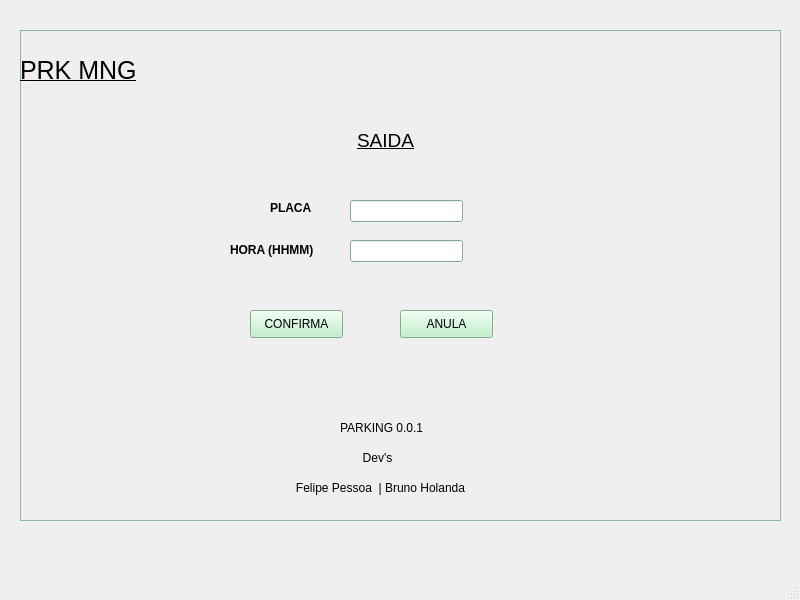
<?xml version="1.0" encoding="UTF-8"?>
<ui version="4.0">
 <class>Tela_Saida</class>
 <widget class="QMainWindow" name="Tela_Saida">
  <property name="geometry">
   <rect>
    <x>0</x>
    <y>0</y>
    <width>800</width>
    <height>600</height>
   </rect>
  </property>
  <property name="windowTitle">
   <string>MainWindow</string>
  </property>
  <widget class="QWidget" name="centralwidget">
   <widget class="QFrame" name="frame">
    <property name="geometry">
     <rect>
      <x>20</x>
      <y>30</y>
      <width>761</width>
      <height>491</height>
     </rect>
    </property>
    <property name="palette">
     <palette>
      <active>
       <colorrole role="WindowText">
        <brush brushstyle="SolidPattern">
         <color alpha="255">
          <red>0</red>
          <green>0</green>
          <blue>0</blue>
         </color>
        </brush>
       </colorrole>
       <colorrole role="Button">
        <brush brushstyle="SolidPattern">
         <color alpha="255">
          <red>182</red>
          <green>240</green>
          <blue>196</blue>
         </color>
        </brush>
       </colorrole>
       <colorrole role="Light">
        <brush brushstyle="SolidPattern">
         <color alpha="255">
          <red>255</red>
          <green>255</green>
          <blue>255</blue>
         </color>
        </brush>
       </colorrole>
       <colorrole role="Midlight">
        <brush brushstyle="SolidPattern">
         <color alpha="255">
          <red>218</red>
          <green>247</green>
          <blue>225</blue>
         </color>
        </brush>
       </colorrole>
       <colorrole role="Dark">
        <brush brushstyle="SolidPattern">
         <color alpha="255">
          <red>91</red>
          <green>120</green>
          <blue>98</blue>
         </color>
        </brush>
       </colorrole>
       <colorrole role="Mid">
        <brush brushstyle="SolidPattern">
         <color alpha="255">
          <red>121</red>
          <green>160</green>
          <blue>131</blue>
         </color>
        </brush>
       </colorrole>
       <colorrole role="Text">
        <brush brushstyle="SolidPattern">
         <color alpha="255">
          <red>0</red>
          <green>0</green>
          <blue>0</blue>
         </color>
        </brush>
       </colorrole>
       <colorrole role="BrightText">
        <brush brushstyle="SolidPattern">
         <color alpha="255">
          <red>255</red>
          <green>255</green>
          <blue>255</blue>
         </color>
        </brush>
       </colorrole>
       <colorrole role="ButtonText">
        <brush brushstyle="SolidPattern">
         <color alpha="255">
          <red>0</red>
          <green>0</green>
          <blue>0</blue>
         </color>
        </brush>
       </colorrole>
       <colorrole role="Base">
        <brush brushstyle="SolidPattern">
         <color alpha="255">
          <red>255</red>
          <green>255</green>
          <blue>255</blue>
         </color>
        </brush>
       </colorrole>
       <colorrole role="Window">
        <brush brushstyle="SolidPattern">
         <color alpha="255">
          <red>182</red>
          <green>240</green>
          <blue>196</blue>
         </color>
        </brush>
       </colorrole>
       <colorrole role="Shadow">
        <brush brushstyle="SolidPattern">
         <color alpha="255">
          <red>0</red>
          <green>0</green>
          <blue>0</blue>
         </color>
        </brush>
       </colorrole>
       <colorrole role="AlternateBase">
        <brush brushstyle="SolidPattern">
         <color alpha="255">
          <red>218</red>
          <green>247</green>
          <blue>225</blue>
         </color>
        </brush>
       </colorrole>
       <colorrole role="ToolTipBase">
        <brush brushstyle="SolidPattern">
         <color alpha="255">
          <red>255</red>
          <green>255</green>
          <blue>220</blue>
         </color>
        </brush>
       </colorrole>
       <colorrole role="ToolTipText">
        <brush brushstyle="SolidPattern">
         <color alpha="255">
          <red>0</red>
          <green>0</green>
          <blue>0</blue>
         </color>
        </brush>
       </colorrole>
      </active>
      <inactive>
       <colorrole role="WindowText">
        <brush brushstyle="SolidPattern">
         <color alpha="255">
          <red>0</red>
          <green>0</green>
          <blue>0</blue>
         </color>
        </brush>
       </colorrole>
       <colorrole role="Button">
        <brush brushstyle="SolidPattern">
         <color alpha="255">
          <red>182</red>
          <green>240</green>
          <blue>196</blue>
         </color>
        </brush>
       </colorrole>
       <colorrole role="Light">
        <brush brushstyle="SolidPattern">
         <color alpha="255">
          <red>255</red>
          <green>255</green>
          <blue>255</blue>
         </color>
        </brush>
       </colorrole>
       <colorrole role="Midlight">
        <brush brushstyle="SolidPattern">
         <color alpha="255">
          <red>218</red>
          <green>247</green>
          <blue>225</blue>
         </color>
        </brush>
       </colorrole>
       <colorrole role="Dark">
        <brush brushstyle="SolidPattern">
         <color alpha="255">
          <red>91</red>
          <green>120</green>
          <blue>98</blue>
         </color>
        </brush>
       </colorrole>
       <colorrole role="Mid">
        <brush brushstyle="SolidPattern">
         <color alpha="255">
          <red>121</red>
          <green>160</green>
          <blue>131</blue>
         </color>
        </brush>
       </colorrole>
       <colorrole role="Text">
        <brush brushstyle="SolidPattern">
         <color alpha="255">
          <red>0</red>
          <green>0</green>
          <blue>0</blue>
         </color>
        </brush>
       </colorrole>
       <colorrole role="BrightText">
        <brush brushstyle="SolidPattern">
         <color alpha="255">
          <red>255</red>
          <green>255</green>
          <blue>255</blue>
         </color>
        </brush>
       </colorrole>
       <colorrole role="ButtonText">
        <brush brushstyle="SolidPattern">
         <color alpha="255">
          <red>0</red>
          <green>0</green>
          <blue>0</blue>
         </color>
        </brush>
       </colorrole>
       <colorrole role="Base">
        <brush brushstyle="SolidPattern">
         <color alpha="255">
          <red>255</red>
          <green>255</green>
          <blue>255</blue>
         </color>
        </brush>
       </colorrole>
       <colorrole role="Window">
        <brush brushstyle="SolidPattern">
         <color alpha="255">
          <red>182</red>
          <green>240</green>
          <blue>196</blue>
         </color>
        </brush>
       </colorrole>
       <colorrole role="Shadow">
        <brush brushstyle="SolidPattern">
         <color alpha="255">
          <red>0</red>
          <green>0</green>
          <blue>0</blue>
         </color>
        </brush>
       </colorrole>
       <colorrole role="AlternateBase">
        <brush brushstyle="SolidPattern">
         <color alpha="255">
          <red>218</red>
          <green>247</green>
          <blue>225</blue>
         </color>
        </brush>
       </colorrole>
       <colorrole role="ToolTipBase">
        <brush brushstyle="SolidPattern">
         <color alpha="255">
          <red>255</red>
          <green>255</green>
          <blue>220</blue>
         </color>
        </brush>
       </colorrole>
       <colorrole role="ToolTipText">
        <brush brushstyle="SolidPattern">
         <color alpha="255">
          <red>0</red>
          <green>0</green>
          <blue>0</blue>
         </color>
        </brush>
       </colorrole>
      </inactive>
      <disabled>
       <colorrole role="WindowText">
        <brush brushstyle="SolidPattern">
         <color alpha="255">
          <red>91</red>
          <green>120</green>
          <blue>98</blue>
         </color>
        </brush>
       </colorrole>
       <colorrole role="Button">
        <brush brushstyle="SolidPattern">
         <color alpha="255">
          <red>182</red>
          <green>240</green>
          <blue>196</blue>
         </color>
        </brush>
       </colorrole>
       <colorrole role="Light">
        <brush brushstyle="SolidPattern">
         <color alpha="255">
          <red>255</red>
          <green>255</green>
          <blue>255</blue>
         </color>
        </brush>
       </colorrole>
       <colorrole role="Midlight">
        <brush brushstyle="SolidPattern">
         <color alpha="255">
          <red>218</red>
          <green>247</green>
          <blue>225</blue>
         </color>
        </brush>
       </colorrole>
       <colorrole role="Dark">
        <brush brushstyle="SolidPattern">
         <color alpha="255">
          <red>91</red>
          <green>120</green>
          <blue>98</blue>
         </color>
        </brush>
       </colorrole>
       <colorrole role="Mid">
        <brush brushstyle="SolidPattern">
         <color alpha="255">
          <red>121</red>
          <green>160</green>
          <blue>131</blue>
         </color>
        </brush>
       </colorrole>
       <colorrole role="Text">
        <brush brushstyle="SolidPattern">
         <color alpha="255">
          <red>91</red>
          <green>120</green>
          <blue>98</blue>
         </color>
        </brush>
       </colorrole>
       <colorrole role="BrightText">
        <brush brushstyle="SolidPattern">
         <color alpha="255">
          <red>255</red>
          <green>255</green>
          <blue>255</blue>
         </color>
        </brush>
       </colorrole>
       <colorrole role="ButtonText">
        <brush brushstyle="SolidPattern">
         <color alpha="255">
          <red>91</red>
          <green>120</green>
          <blue>98</blue>
         </color>
        </brush>
       </colorrole>
       <colorrole role="Base">
        <brush brushstyle="SolidPattern">
         <color alpha="255">
          <red>182</red>
          <green>240</green>
          <blue>196</blue>
         </color>
        </brush>
       </colorrole>
       <colorrole role="Window">
        <brush brushstyle="SolidPattern">
         <color alpha="255">
          <red>182</red>
          <green>240</green>
          <blue>196</blue>
         </color>
        </brush>
       </colorrole>
       <colorrole role="Shadow">
        <brush brushstyle="SolidPattern">
         <color alpha="255">
          <red>0</red>
          <green>0</green>
          <blue>0</blue>
         </color>
        </brush>
       </colorrole>
       <colorrole role="AlternateBase">
        <brush brushstyle="SolidPattern">
         <color alpha="255">
          <red>182</red>
          <green>240</green>
          <blue>196</blue>
         </color>
        </brush>
       </colorrole>
       <colorrole role="ToolTipBase">
        <brush brushstyle="SolidPattern">
         <color alpha="255">
          <red>255</red>
          <green>255</green>
          <blue>220</blue>
         </color>
        </brush>
       </colorrole>
       <colorrole role="ToolTipText">
        <brush brushstyle="SolidPattern">
         <color alpha="255">
          <red>0</red>
          <green>0</green>
          <blue>0</blue>
         </color>
        </brush>
       </colorrole>
      </disabled>
     </palette>
    </property>
    <property name="frameShape">
     <enum>QFrame::StyledPanel</enum>
    </property>
    <property name="frameShadow">
     <enum>QFrame::Raised</enum>
    </property>
    <widget class="QLabel" name="versao">
     <property name="geometry">
      <rect>
       <x>320</x>
       <y>390</y>
       <width>83</width>
       <height>16</height>
      </rect>
     </property>
     <property name="text">
      <string>PARKING 0.0.1</string>
     </property>
     <property name="textFormat">
      <enum>Qt::RichText</enum>
     </property>
     <property name="alignment">
      <set>Qt::AlignCenter</set>
     </property>
    </widget>
    <widget class="QLabel" name="Prog_LB_2">
     <property name="geometry">
      <rect>
       <x>0</x>
       <y>0</y>
       <width>211</width>
       <height>81</height>
      </rect>
     </property>
     <property name="font">
      <font>
       <pointsize>19</pointsize>
       <italic>false</italic>
       <underline>true</underline>
      </font>
     </property>
     <property name="text">
      <string>PRK MNG</string>
     </property>
    </widget>
    <widget class="QLabel" name="dev">
     <property name="geometry">
      <rect>
       <x>330</x>
       <y>420</y>
       <width>55</width>
       <height>16</height>
      </rect>
     </property>
     <property name="text">
      <string>Dev's</string>
     </property>
     <property name="alignment">
      <set>Qt::AlignCenter</set>
     </property>
    </widget>
    <widget class="QLabel" name="nome">
     <property name="geometry">
      <rect>
       <x>250</x>
       <y>450</y>
       <width>221</width>
       <height>16</height>
      </rect>
     </property>
     <property name="text">
      <string>Felipe Pessoa  | Bruno Holanda</string>
     </property>
     <property name="alignment">
      <set>Qt::AlignCenter</set>
     </property>
    </widget>
    <widget class="QLabel" name="Prog_LB_3">
     <property name="geometry">
      <rect>
       <x>260</x>
       <y>70</y>
       <width>211</width>
       <height>81</height>
      </rect>
     </property>
     <property name="font">
      <font>
       <pointsize>14</pointsize>
       <italic>false</italic>
       <underline>true</underline>
      </font>
     </property>
     <property name="text">
      <string>SAIDA</string>
     </property>
     <property name="alignment">
      <set>Qt::AlignCenter</set>
     </property>
    </widget>
    <widget class="QLineEdit" name="PlacaS_Line">
     <property name="geometry">
      <rect>
       <x>330</x>
       <y>170</y>
       <width>113</width>
       <height>22</height>
      </rect>
     </property>
    </widget>
    <widget class="QLabel" name="PlacaS_lb">
     <property name="geometry">
      <rect>
       <x>250</x>
       <y>170</y>
       <width>55</width>
       <height>16</height>
      </rect>
     </property>
     <property name="font">
      <font>
       <weight>75</weight>
       <bold>true</bold>
      </font>
     </property>
     <property name="text">
      <string>PLACA</string>
     </property>
    </widget>
    <widget class="QPushButton" name="ConfirmaS_btt">
     <property name="geometry">
      <rect>
       <x>230</x>
       <y>280</y>
       <width>93</width>
       <height>28</height>
      </rect>
     </property>
     <property name="text">
      <string>CONFIRMA</string>
     </property>
    </widget>
    <widget class="QPushButton" name="AnulaS_btt">
     <property name="geometry">
      <rect>
       <x>380</x>
       <y>280</y>
       <width>93</width>
       <height>28</height>
      </rect>
     </property>
     <property name="text">
      <string>ANULA</string>
     </property>
    </widget>
    <widget class="QLineEdit" name="Saida_Line">
     <property name="geometry">
      <rect>
       <x>330</x>
       <y>210</y>
       <width>113</width>
       <height>22</height>
      </rect>
     </property>
    </widget>
    <widget class="QLabel" name="Saida_lb">
     <property name="geometry">
      <rect>
       <x>210</x>
       <y>210</y>
       <width>101</width>
       <height>20</height>
      </rect>
     </property>
     <property name="font">
      <font>
       <weight>75</weight>
       <bold>true</bold>
      </font>
     </property>
     <property name="text">
      <string>HORA (HHMM)</string>
     </property>
    </widget>
   </widget>
  </widget>
  <widget class="QMenuBar" name="menubar">
   <property name="geometry">
    <rect>
     <x>0</x>
     <y>0</y>
     <width>800</width>
     <height>26</height>
    </rect>
   </property>
  </widget>
  <widget class="QStatusBar" name="statusbar"/>
 </widget>
 <resources/>
 <connections/>
</ui>
